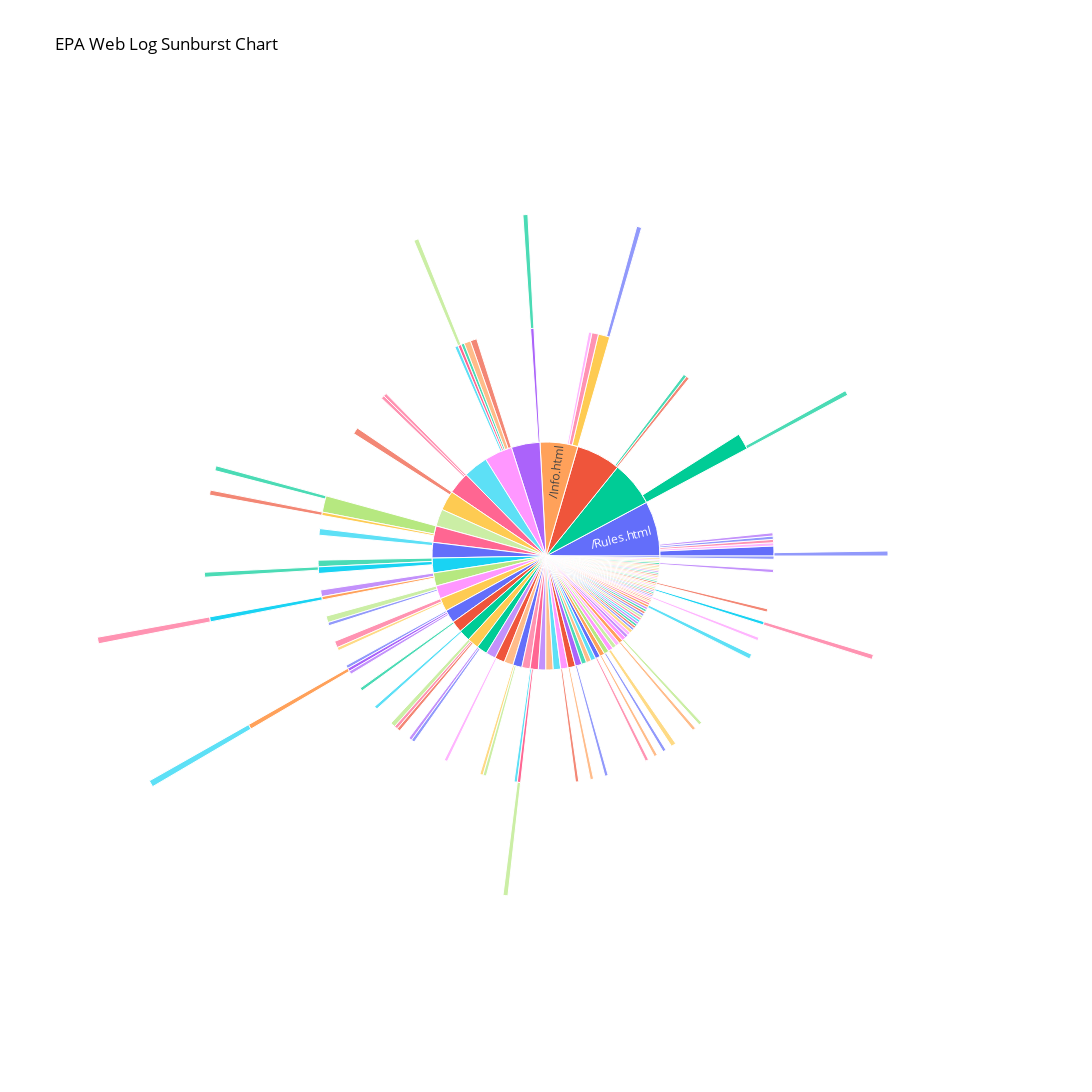

This figure's notebook cell:
### Code cell
# Create the Sunburst Plot
epa_fig = go.Figure(go.Sunburst(
    ids=sunburst_df_epa['id'],
    labels=sunburst_df_epa['label'],
    parents=sunburst_df_epa['parent'],
    values=sunburst_df_epa['value'],
    marker_colors=sunburst_df_epa['color'],
    insidetextorientation='radial',
    domain={'x': [0, 1], 'y': [0, 1]},
    hovertemplate='<b>Full Sequence:</b><br>'
                  ' %{id}<br>'
                  '<b>Count:</b> %{value}'
))

epa_fig.update_layout(
    autosize=False,
    height=1500,
    width=1500,
    title_text='EPA Web Log Sunburst Chart',
    font=dict(
        color="black"
    ),
    uniformtext=dict(minsize=12, mode='hide'),
    paper_bgcolor="White"
)

epa_fig.show()

### Figure 1 — Plotly figure (JSON) as saved in the notebook; plotly's stock layout.template omitted (floating-point values rounded to 4 significant figures; data arrays with more than 128 entries replaced by an {"elided": "..."} marker saying what was removed)
{"data": [{"domain": {"x": [0, 1], "y": [0, 1]}, "hovertemplate": "<b>Full Sequence:</b><br> %{id}<br><b>Count:</b> %{value}", "ids": {"elided": "164 str values"}, "insidetextorientation": "radial", "labels": {"elided": "164 str values"}, "marker": {"colors": {"elided": "164 str values"}}, "parents": {"elided": "164 str values"}, "type": "sunburst", "values": {"elided": "164 int values"}}], "layout": {"autosize": false, "font": {"color": "black"}, "height": 1500, "paper_bgcolor": "White", "title": {"text": "EPA Web Log Sunburst Chart"}, "uniformtext": {"minsize": 12, "mode": "hide"}, "width": 1500}}
